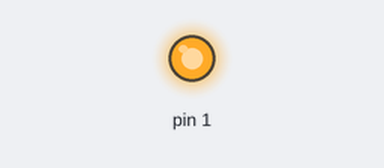
A sketch run on a simulated Arduino Uno, built with avr-gcc and run on an emulated ATmega328P. Parts: output pins drawn as LEDs (lit = HIGH).

Above: at 2.5 s.
At 7.5 s:
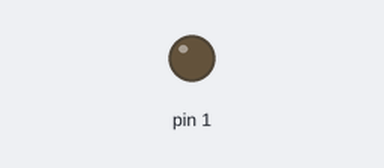
Timing chart, 0 to 13.0 s (numbered marks = the images above):
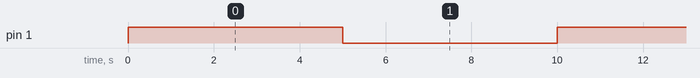

The sketch:

Primer_Trabajo.ino
```cpp
void setup() {
  // put your setup code here, to run once:
  pinMode (01, OUTPUT);
}

void loop() {
  // put your main code here, to run repeatedly:
  digitalWrite(1, 1);
  delay(5000);
  digitalWrite(1, 0);
  delay(5000);
}
```

Measured:
- by itself, pin 1: alternates HIGH for 5.0 s and LOW for 5.0 s
